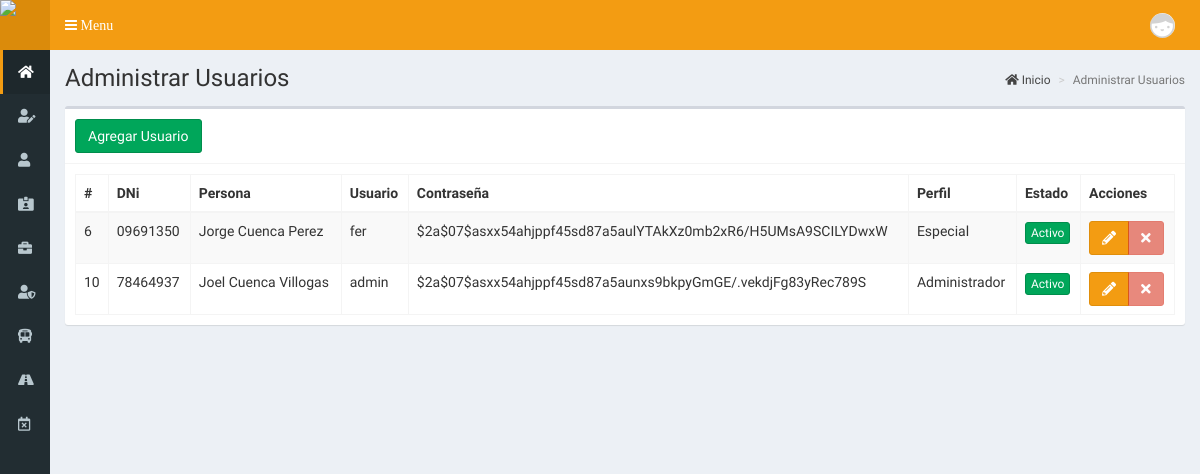
The app's page /usuarios (signed in) with its own data.
### tables this page shows
CREATE TABLE `usuarios` (
  `Id` int(11) NOT NULL,
  `IdPersona` varchar(20) NOT NULL,
  `usuario` varchar(50) NOT NULL,
  `password` varchar(100) NOT NULL,
  `perfil` varchar(50) NOT NULL,
  `estado` int(1) NOT NULL DEFAULT 1,
  `ultimo_login` datetime NOT NULL,
  `creado` timestamp NOT NULL DEFAULT current_timestamp() ON UPDATE current_timestamp()
);

CREATE TABLE `persona` (
  `Id` varchar(20) NOT NULL,
  `TipoDocumento` varchar(30) NOT NULL,
  `Nacionalidad` varchar(30) NOT NULL,
  `Nombre` varchar(50) NOT NULL,
  `ApellidoPa` varchar(30) NOT NULL,
  `ApellidoMa` varchar(30) NOT NULL,
  `Telefono` varchar(14) NOT NULL,
  `Correo` varchar(50) DEFAULT NULL,
  `Direccion` varchar(60) DEFAULT NULL,
  `Creado` timestamp NOT NULL DEFAULT current_timestamp() ON UPDATE current_timestamp()
);

### controladores/plantilla.controlador.php (called while the page is built)
<?php
class ControladorPlantilla{
    static public function ctrPlantilla(){
        include "vistas/plantilla.php";
    }
}

### index.php (called while the page is built, shortened)
<?php
require_once "controladores/plantilla.controlador.php";
require_once "controladores/usuarios.controlador.php";
require_once "modelos/usuarios.modelo.php";
$plantilla = new ControladorPlantilla();
$plantilla -> ctrPlantilla();

### modelos/conexion.php (called while the page is built)
<?php
class Conexion{
    static public function conectar(){
        $link = new PDO("mysql:host=localhost;dbname=bdsanjudas","root","");
        $link -> exec("set names utf8");
        return $link;
    }
}

### modelos/usuarios.modelo.php (called while the page is built, shortened)
<?php
require_once "conexion.php";
class ModeloUsuarios{
    static public function MdlListar ($id){
        if($id==null){
            $stmt = Conexion::conectar()->prepare("SELECT * FROM persona P inner join usuarios U on U.IdPersona=P.Id");
            $stmt -> execute();
            return $stmt -> fetchAll();
        }else{
            $stmt = Conexion::conectar()->prepare("SELECT  `Id`, `IdPersona`, `usuario`, `password`, `perfil`, `estado` FROM usuarios where Id=$id ");
            $stmt -> execute();
            return $stmt -> fetch();
        }
    }
}

### controladores/usuarios.controlador.php (called while the page is built, shortened)
<?php
class ControladorUsuarios{
    static public function ctrListar($id){
        $Lista = ModeloUsuarios::MdlListar($id);
        return $Lista;
    }
}

### vistas/modulos/usuarios.php (the view, shortened to what this page needs)
<div class="content-wrapper">
    <section class="content-header">
        <h1>
            Administrar Usuarios
        </h1>
        <ol class="breadcrumb">
            <li><a href="inicio"><i class="fas fa-home"></i> Inicio</a></li>
            <li class="active">Administrar Usuarios</li>
        </ol>
    </section>
    <section class="content">
        <div class="box">
            <div class="box-header with-border">
                <button class="btn btn-success" data-toggle="modal" data-target="#modalAgregarUsuario">
                    Agregar Usuario
                </button>
            </div>
            <div class="box-body">
                <table class="table table-bordered table-striped dt-responsive tablas">
                    <thead>
                        <tr>
                            <th style="width:10px">#</th>
                            <th>DNi</th>
                            <th>Persona</th>
                            <th>Usuario</th>
                            <th>Contraseña</th>
                            <th>Perfil</th>
                            <th>Estado</th>
                            <th>Acciones</th>
                        </tr>
                    </thead>
                    <tbody>
                        <?php
                          $ListaUsuario=ControladorUsuarios::ctrListar(null);
                          foreach($ListaUsuario as $Key => $Usu){
                          ?>
                        <tr>
                            <td><?=$Usu["Id"]?></td>
                            <td><?=$Usu["IdPersona"]?></td>
                            <td><?=$Usu["Nombre"]?> <?=$Usu["ApellidoPa"]?> <?=$Usu["ApellidoMa"]?></td>
                            <td><?=$Usu["usuario"]?></td>
                            <td><?=$Usu["password"]?></td>
                            <td><?=$Usu["perfil"]?></td>
                            <td>
                            <?php
                            if($Usu["estado"]==="1"){
                                echo '<button class="btn btn-success btn-xs">Activo</button>';
                            }else{
                                echo '<button class="btn btn-danger btn-xs">Inactivo</button>';
                            }
                            ?>
                            </td>
                            <td>
                                <div class="btn-group">
                                    <button class="btn btn-warning" data-toggle="modal" data-target="#modalEditar"
                                        onclick="getUsuario(<?=$Usu['Id']?>,'<?=$Usu['IdPersona']?>','<?=$Usu['usuario']?>','<?=$Usu['perfil']?>','<?=$Usu['estado']?>')"><i
                                            class="fas fa-pencil-alt"></i></button>
                                    <button class="btn btn-danger" onclick="getBorrarUsu(<?=$Usu['Id']?>)"
                                        data-toggle="modal" data-target="#modalBorrar" disabled><i
                                            class="fa fa-times"></i></button>
                                </div>
                            </td>
                        </tr>
                        <?php } ?>
                    </tbody>
                </table>
            </div>
        </div>
    </section>
</div>

### vistas/plantilla.php (shortened to what this page needs)
<!DOCTYPE html>
<html>
<head>
    <link rel="stylesheet" href="vistas/bower_components/bootstrap/dist/css/bootstrap.min.css">
    <link rel="stylesheet" href="vistas/bower_components/font-awesome/css/font-awesome.min.css">
    <link rel="stylesheet" href="vistas/bower_components/Ionicons/css/ionicons.min.css">
    <link rel="stylesheet" href="vistas/dist/css/AdminLTE.css">
    <link rel="stylesheet" href="vistas/dist/css/skins/_all-skins.min.css">
    <link rel="stylesheet" href="vistas/bower_components/datatables.net-bs/css/dataTables.bootstrap.min.css">
    <link rel="stylesheet" href="vistas/bower_components/datatables.net-bs/css/responsive.bootstrap.min.css">
    <link rel="stylesheet" href="https://use.fontawesome.com/releases/v5.15.2/css/all.css"
>
</head>
<body class="hold-transition skin-yellow sidebar-collapse sidebar-mini login-page">
    <?php
      if(isset($_SESSION["iniciarSesion"]) && $_SESSION["iniciarSesion"] === "ok")
      {
        echo '<div class="wrapper">';
        include "modulos/cabezote.php";
        include "modulos/menu.php";
        if(isset($_GET["ruta"])){
          if($_GET["ruta"] === "inicio" ||
            $_GET["ruta"] === "usuarios" ||
            $_GET["ruta"] === "personas" ||
            $_GET["ruta"] === "conductores" ||
            $_GET["ruta"] === "vehiculos" ||
            $_GET["ruta"] === "rutas" ||
            $_GET["ruta"] === "periodos" ||
            $_GET["ruta"] === "propietarios"||
            $_GET["ruta"] === "administrativos"||
            $_GET["ruta"] === "salir"){
            include "modulos/".$_GET["ruta"].".php";
          }else{
            include "modulos/404.php";
          }
        }else{
          include "modulos/inicio.php";
        }
        echo '</div>';
      }else{
        include "modulos/login.php";
      }
  ?>
</body>
</html>

### vistas/modulos/cabezote.php (shortened to what this page needs)
<header class="main-header">
    <a href="inicio" class="logo">
        <span class="logo-mini">
            <img src="vistas/img/plantilla/icono-sj.png" class="img-responsive"
            style="padding:0px 0px">
        </span>
    </a>
    <nav class="navbar navbar-static-top bg-success" role="navigation">
            <a href="#" class="sidebar-toggle" data-toggle="push-menu" role="button">
                <span class="sr-omly">Menu</span>
            </a>
            <div class="navbar-custom-menu">
                <ul class="nav navbar-nav">
                    <li class="dropdown user user-menu">
                        <a href="#" class="dropdown-toggle" data-toggle="dropdown">
                            <img src="vistas/img/usuarios/default/anonymous.png" class="user-image">
                        </a>
                    </li>
                </ul>
            </div>
    </nav>
</header>

### vistas/modulos/menu.php (shortened to what this page needs)
<aside class="main-sidebar">
        <section class="sidebar">
            <ul class="sidebar-menu">
                <li class="active">
                    <a href="inicio">
                        <i class="fa fa-home"></i>
                    </a>
                </li>
                <li>
                    <a href="personas">
                    <i class="fas fa-user-edit"></i>
                    </a>
                </li>
                <li>
                    <a href="usuarios">
                        <i class="fa fa-user"></i>
                    </a>
                </li>
                <li>
                    <a href="propietarios">
                        <i class="fas fa-id-card-alt"></i>
                    </a>
                </li>
                <li>
                    <a href="conductores">
                        <i class="fas fa-briefcase"></i>
                    </a>
                </li>
                <li>
                    <a href="administrativos">
                        <i class="fas fa-user-shield"></i>
                    </a>
                </li>
                <li>
                    <a href="vehiculos">
                    <i class="fas fa-bus-alt"></i>
                    </a>
                </li>
                <li>
                    <a href="#">
                        <i class="fas fa-road"></i>
                    </a>
                </li>
                <li>
                    <a href="#">
                        <i class="far fa-calendar-times"></i>
                    </a>
                </li>
            </ul>
        </section>
</aside>

### records on screen
usuarios: Id "6", IdPersona "09691350", IdPersona.Nombre "Jorge", IdPersona.ApellidoPa "Cuenca", IdPersona.ApellidoMa "Perez", usuario "fer", password "$2a$07$asxx54ahjppf45sd87a5aulYTAkXz0mb2xR6/H5UMsA9SCILYDwxW", perfil "Especial", estado "Activo"
usuarios: Id "10", IdPersona "78464937", IdPersona.Nombre "Joel", IdPersona.ApellidoPa "Cuenca", IdPersona.ApellidoMa "Villogas", usuario "admin", password "$2a$07$asxx54ahjppf45sd87a5aunxs9bkpyGmGE/.vekdjFg83yRec789S", perfil "Administrador", estado "Activo"
